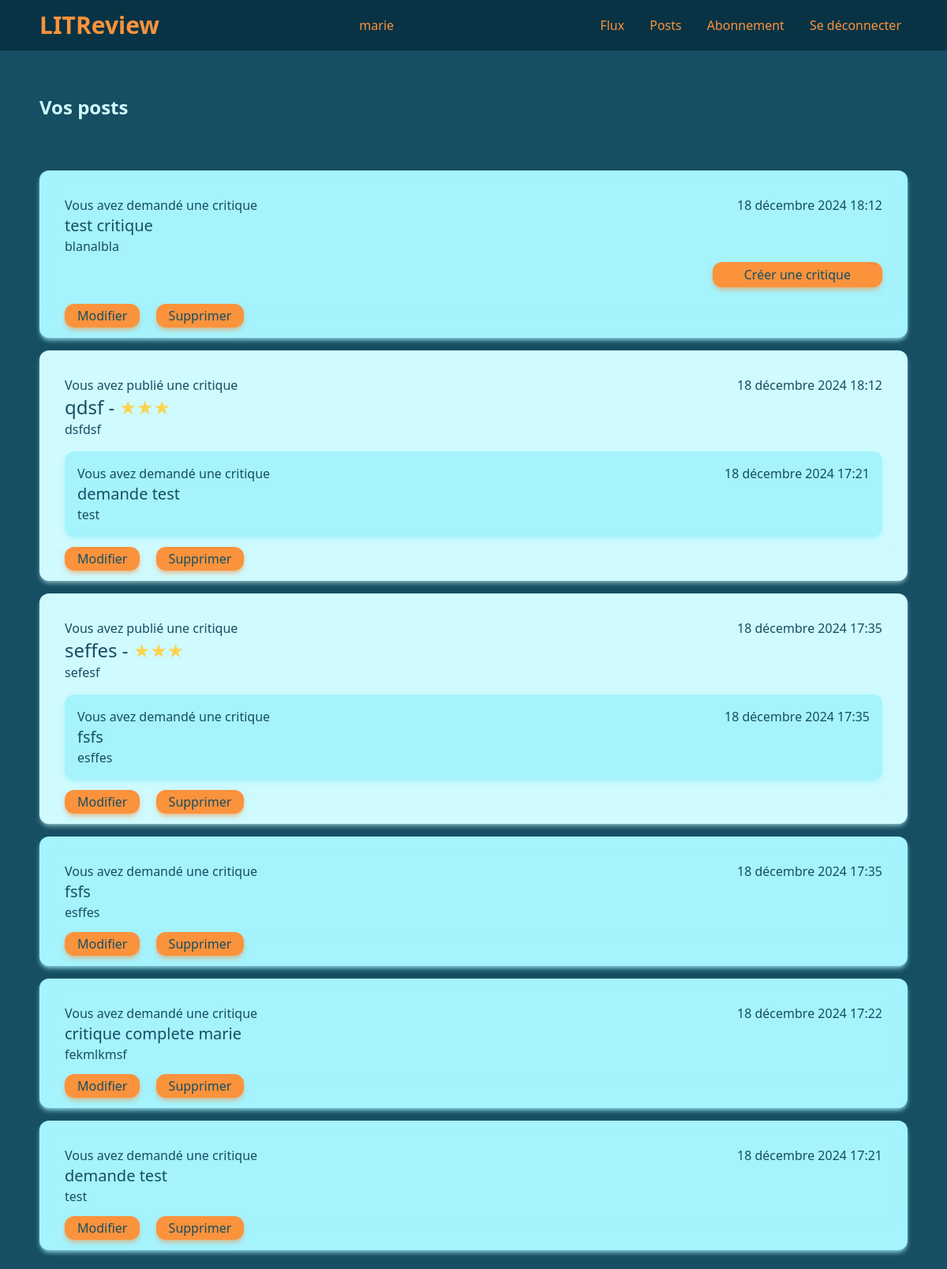
Before: /review/posts/ (signed in) with the older database file.
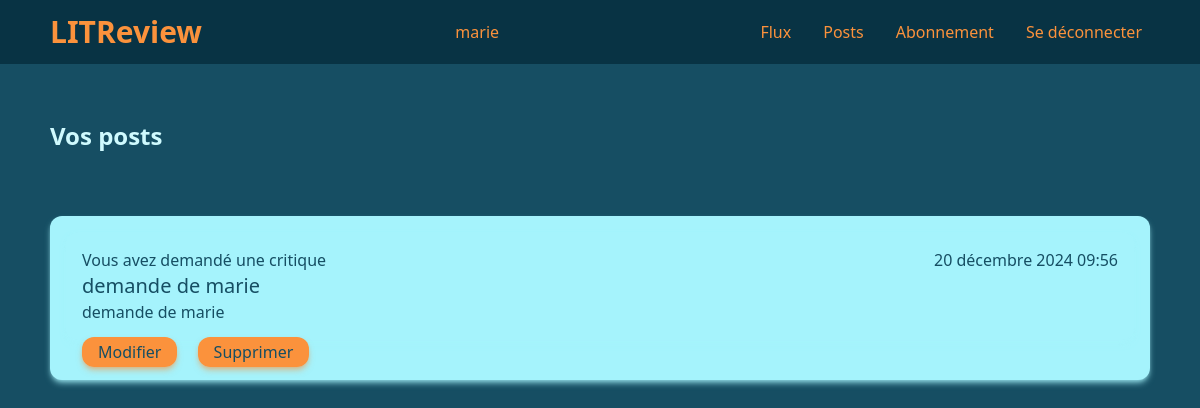
After: the same page with the newer database file.
### authentication/models.py (models this page shows, shortened)
class User(AbstractBaseUser, PermissionsMixin):
    username = models.CharField(max_length=20, unique=True)
    is_active = models.BooleanField(default=True)
    is_superuser = models.BooleanField(default=False)
    is_staff = models.BooleanField(default=False)
    date_joined = models.DateTimeField(default=timezone.now)
    last_login = models.DateTimeField(blank=True, null=True)
    objects = CustomUserManager()
    USERNAME_FIELD = 'username'
    REQUIRED_FIELDS = []

### review/models.py (models this page shows, shortened)
class Ticket(models.Model):
    title = models.CharField(max_length=128)
    description = models.CharField(max_length=2048, blank=True)
    user = models.ForeignKey(to=settings.AUTH_USER_MODEL, on_delete=models.CASCADE)
    image = models.ImageField(null=True, blank=True)
    time_created = models.DateTimeField(auto_now_add=True)
    response = models.BooleanField(default=False)

class Review(models.Model):
    ticket = models.ForeignKey(to=Ticket, on_delete=models.CASCADE)
    rating = models.PositiveSmallIntegerField(validators=[MinValueValidator(0), MaxValueValidator(5)])
    headline = models.CharField(max_length=128)
    body = models.CharField(max_length=8192, blank=True)
    user = models.ForeignKey(to=settings.AUTH_USER_MODEL, on_delete=models.CASCADE)
    time_created = models.DateTimeField(auto_now_add=True)

### review/views.py (the view)
# urls.py: path('posts/', views.PostsView.as_view(), name='posts'),
class PostsView(LoginRequiredMixin, View):
    template = 'review/posts.html'
    ticket_class = models.Ticket
    review_class = models.Review
    def get(self, request):
        tickets = self.ticket_class.objects.filter(user=request.user)
        tickets = tickets.annotate(content_type=Value('TICKET', CharField()))
        reviews = self.review_class.objects.filter(user=request.user)
        reviews = reviews.annotate(content_type=Value('REVIEW', CharField()))
        posts = sorted(
            chain(tickets, reviews),
            key=lambda post: post.time_created,
            reverse=True
        )
        return render(request, self.template, context={'posts': posts})

### review/templates/review/posts.html
{% extends 'base.html' %}
{% block content %}
    <div class="flex items-center w-full h-40">
        <h2>Vos posts</h2>
    </div>
    <div flex class="flex flex-col gap-4 w-full">
        {% for post in posts %}
            {% if post.content_type == 'TICKET' %}
                <div class="card-medium p-4">
                    {% include 'review/partials/ticket_snippet.html' %}
            {% elif post.content_type == 'REVIEW' %}
                <div class="card-light p-4">
                    {% include 'review/partials/review_snippet.html' %}
            {% endif %}
                    <a href="{% url 'update' content_type=post.content_type|lower id=post.id %}"
                    class="btn px-4 py-1 m-4">Modifier</a>
                    <a href="{% url 'post_delete' content_type=post.content_type|lower id=post.id %}"
                    class="btn px-4 py-1">Supprimer</a>
                </div>
        {% endfor %}
    </div>
{% endblock %}

### templates/base.html (shortened to what this page needs)
<!DOCTYPE html>
<html lang="en">
<head>
    <link rel="stylesheet" href="/static/css/output.css">
</head>
<body class="bg-cyan-900">
    <div class="relative">
        <nav class="flex justify-center fixed top-0 left-0 right-0  h-16 bg-cyan-950 w-full" >
            <div class="nav-text flex justify-between items-center xl:w-2/3 lg:w-11/12">
                <h1>LITReview</h1>
                {% if user.is_authenticated %}
                <p>{{ user }}</p>
                <ul class="flex gap-4">
                    <li>
                        <a href="{% url 'flux' %}" class="nav-hover px-2">Flux</a>
                    </li>
                    <li>
                        <a href="{% url 'posts' %}" class="nav-hover px-2">Posts</a>
                    </li>
                    <li>
                        <a href="{% url 'follows' %}" class="nav-hover px-2">Abonnement</a>
                    </li>
                    <li>
                        <a href="{% url 'logout' %}" class="nav-hover px-2">Se déconnecter</a>
                    </li>
                </ul>
                {% endif %}
            </div>
        </nav>
    </div>
    <section class="flex justify-center w-full mt-14 mb-6 text-cyan-900">
        <div class="flex flex-col items-center xl:w-2/3 lg:w-11/12 w-full">
            {% block content %}{% endblock %}
        </div>
    </section>
</body>
</html>

### review/templates/review/partials/ticket_snippet.html (shortened to what this page needs)
{% load tz %}
<div class="card-medium p-4">
    <div class="flex justify-between">
        <div>
            {% if post.user == user %}
            <p>Vous avez demandé une critique</p>
            {% else %}
            <p>{{ post.user }} a demandé une critique</p>
            {% endif %}
            <p class="text-xl">{{ post.title }}</p>
            <p>{{ post.description }}</p>
        </div>
        <p>{{ post.time_created|timezone:"Europe/Paris" }}</p>
    </div>
    {% if not post.response %}
    <div class="flex justify-end items-center h-12 w-full">
        <a href="{% url 'ticket_response' id=post.id %}" class="btn px-10 py-1">Créer une critique</a>
    </div>
    {% endif %}
</div>

### review/templates/review/partials/review_snippet.html
{% load tz %}
{% load mathfilters %}
<div class="card-light flex flex-col p-4 gap-4">
    <div class="flex justify-between">
        <div class="">
            {% if post.user == user %}
            <p>Vous avez publié une critique</p>
            {% else %}
            <p>{{ post.user }} a publié une critique</p>
            {% endif %}
            <p class="text-2xl">{{ post.headline }} - <span class="text-amber-300">{{ '★'|mul:post.rating }}</span></p>
            <p>{{ post.body }}</p>
        </div>
        <p>{{ post.time_created|timezone:"Europe/Paris" }}</p>
    </div>
    {% with post=post.ticket %}
        {% include 'review/partials/ticket_snippet.html' %}
    {% endwith %}
</div>

Changed rows visible on the page:
removed Ticket: shows "Vous avez demandé une critique", title "test critique", description "blanalbla", time_created "18 décembre 2024 18:12", response "Créer une critique"
removed Review: shows "Vous avez publié une critique", headline "qdsf", rating "★★★", body "dsfdsf", time_created "18 décembre 2024 18:12", title "demande test", description "test", time_created "18 décembre 2024 17:21"
removed Review: shows "Vous avez publié une critique", headline "seffes", rating "★★★", body "sefesf", time_created "18 décembre 2024 17:35", title "fsfs", description "esffes"
removed Ticket: shows "Vous avez demandé une critique", title "fsfs", description "esffes", time_created "18 décembre 2024 17:35"
removed Ticket: shows "Vous avez demandé une critique", title "critique complete marie", description "fekmlkmsf", time_created "18 décembre 2024 17:22"
removed Ticket: shows "Vous avez demandé une critique", title "demande test", description "test", time_created "18 décembre 2024 17:21"
added Ticket: shows "Vous avez demandé une critique", title "demande de marie", description "demande de marie", time_created "20 décembre 2024 09:56"
